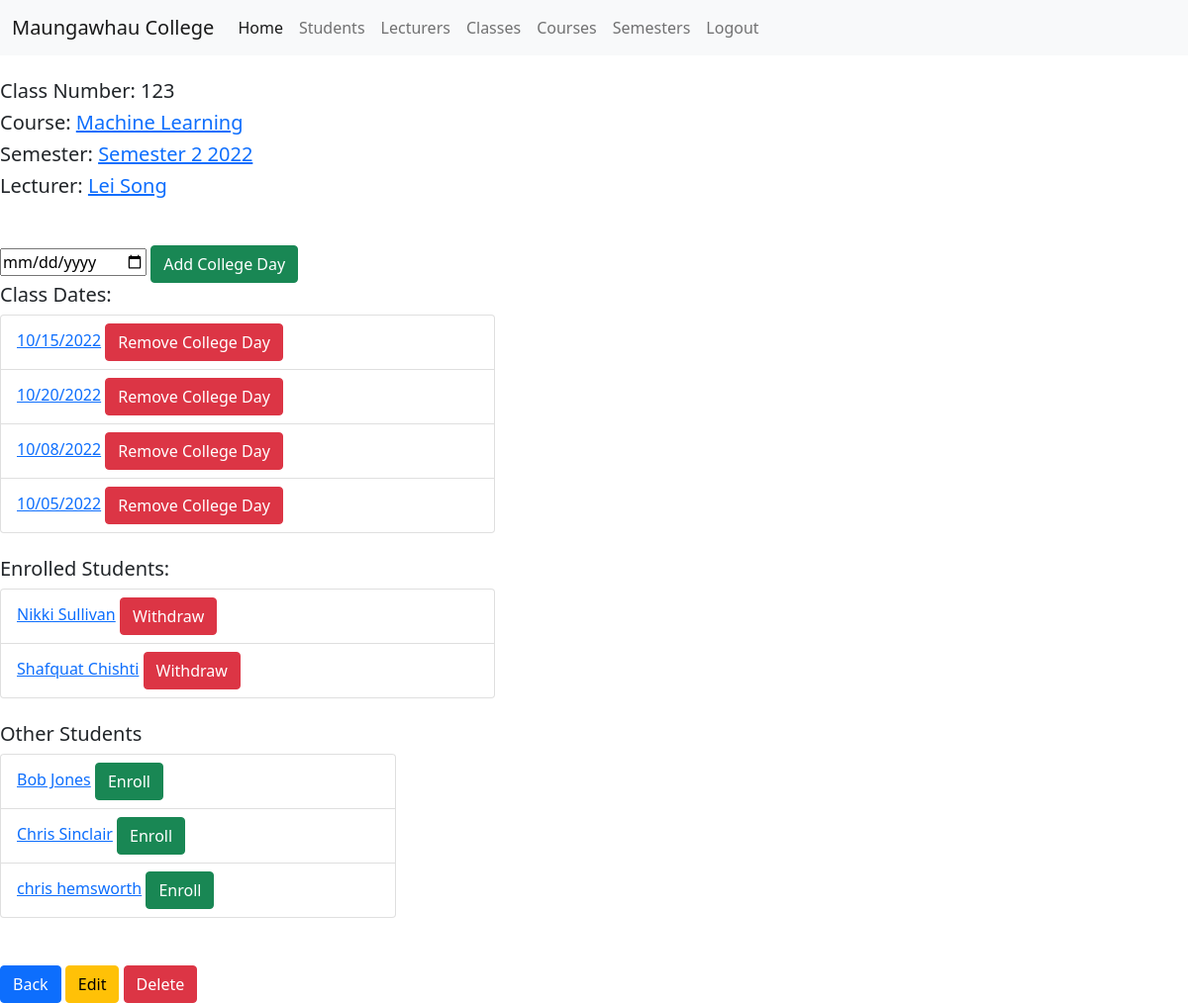
The app's page /class/14 (signed in), older data.
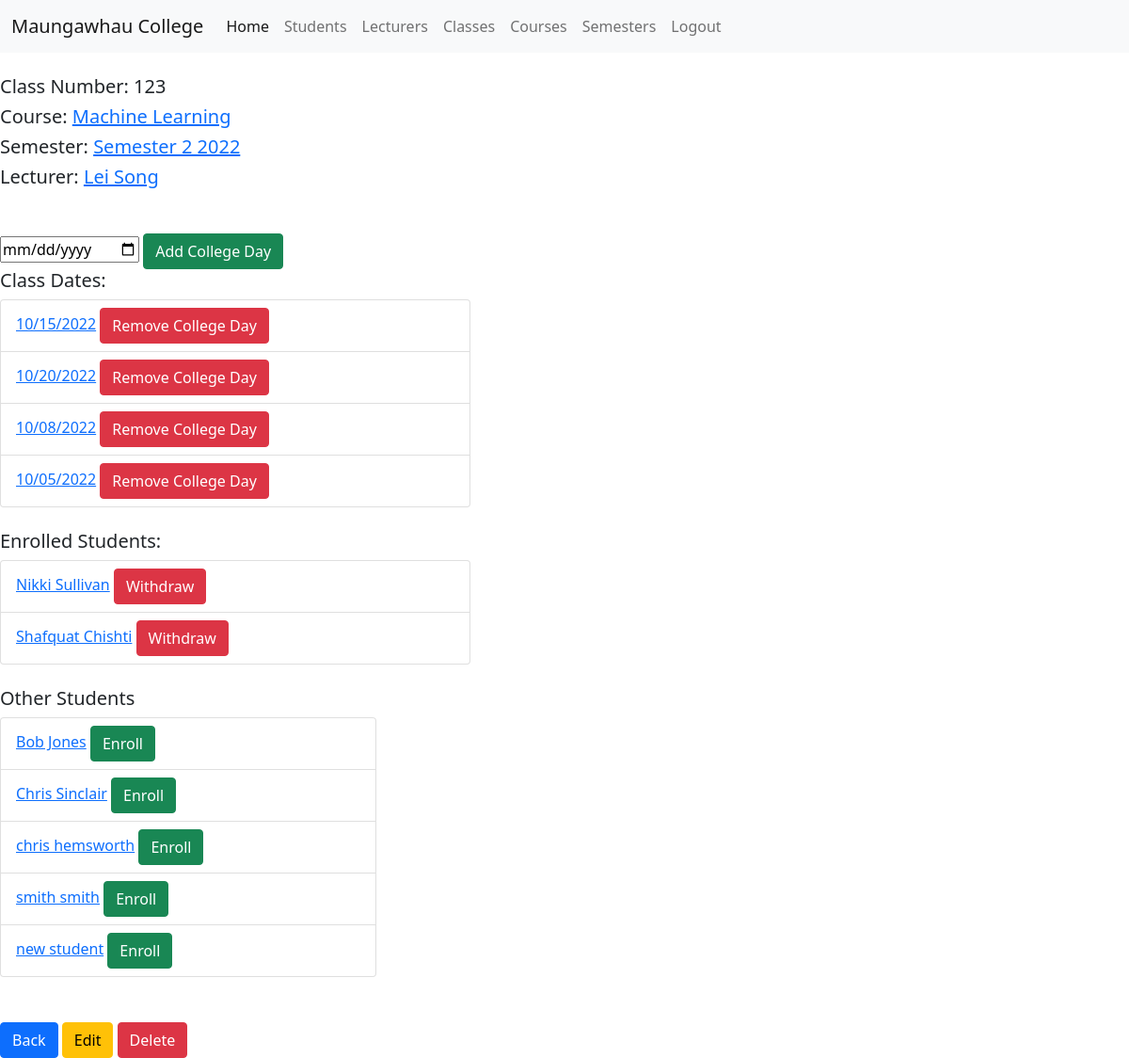
The same page, newer data.
### attendance/models.py (models this page shows, shortened)
class CollegeDay(models.Model):
    collegedate = models.DateField()
    collegeclass = models.ForeignKey(Class, on_delete=models.CASCADE)
    students = models.ManyToManyField(Student,blank=True, null=True, related_name="collegeday_student")
    def __str__(self):
        return self.collegedate.strftime('%m/%d/%Y')

class Student(models.Model):
    student_id = models.AutoField(validators=[MinValueValidator(1000000), MaxValueValidator(20000000)],
                                  primary_key=True)
    dob = models.DateField(blank=True, null=True)
    user = models.OneToOneField(User, on_delete=models.CASCADE)
    def __str__(self):
        return self.user.first_name + " " + self.user.last_name

### attendance/views.py (the view)
# urls.py: path('class/<int:class_id>', ClassDetail, name="class-detail"),
def ClassDetail(request, class_id):
    selected_class = get_object_or_404(Class, id=class_id)
    students = Student.objects.all()
    context = {"class": selected_class,
               "students": students}
    return render(request, 'class/class-detail.html', context)

### attendance/models.py (called while the page is built)
    def __str__(self):
        return self.user.first_name + " " + self.user.last_name

    def __str__(self):
        return self.name

    def __str__(self):
        return self.name + " " + self.year

    def __str__(self):
        return self.number +": "+self.course.__str__()

### attendance/templates/class/class-detail.html (shortened to what this page needs)
{% extends 'base.html' %}
{% block content %}
    {% if user.is_authenticated %}
        {% if user.is_superuser %}
            <br>
            <h5>Class Number: {{ class.number }}</h5>
            <h5>Course: <a href="{% url 'course-detail' class.course.pk %} ">{{ class.course }}</a></h5>
            <h5>Semester: <a href="{% url 'semester-detail' class.semester.pk %} ">{{ class.semester }}</a></h5>
            {% if class.lecturer %}
                <h5>Lecturer: <a href="{% url 'lecturer-detail' class.lecturer.pk %} ">{{ class.lecturer }}</a></h5>
            {% else %}
                No Lecturer Assigned
            {% endif %}
            <br>
            <form action="{% url 'add-collegeday' %}" method="post">
                <input type="date" name="date">
                <button class="btn btn-success">Add College Day</button>
            </form>
            <h5>Class Dates:</h5>
            <ul class="list-group" style="width: 400px">
                {% for collegeday in class.collegeday_set.all %}
                    <li class="list-group-item" style="width: 500px">
                        <a href="{% url 'collegeday-detail' collegeday_id=collegeday.id %}"> {{ collegeday }}</a>
                        <a href="{% url 'remove-collegeday' collegeday_id=collegeday.pk %} "
                           class="btn btn-danger">Remove College Day</a>
                    </li>
                {% endfor %}
            </ul>
            <br>
            <h5>Enrolled Students:</h5>
            <ul class="list-group" style="width: 400px">
                {% for student in class.students.all %}
                    <li class="list-group-item" style="width: 500px">
                        <a href="{% url 'student-detail' student.pk %}">{{ student }}</a>
                        <a href="{% url 'withdraw-student' class_id=class.id student_id=student.student_id %} "
                           class="btn btn-danger">Withdraw</a>
                    </li>
                {% endfor %}
            </ul>
            <br>
            <h5>Other Students</h5>
            <ul class="list-group" style="width: 400px">
                {% for student in students %}
                        {% if student not in class.students.all %}
                            <li class="list-group-item">
                            {% if user.is_superuser %}
                                <a href="{% url 'student-detail' student.pk %}">{{ student }}</a>
                                <a href="{% url 'enrol-student' class_id=class.id student_id=student.student_id %}"
                                   class="btn btn-success">Enroll</a>
                            {% else %}
                                <p>{{ student }}<p>
                            {% endif %}
                                </li>
                        {% endif %}
                {% endfor %}
            </ul>
            <br>
            <br>
            <a href="{% url 'class-list' %}" class="btn btn-primary">Back</a>
            <a href="{% url 'update-class' class.pk %}" class="btn btn-warning">Edit</a>
            <a href="{% url 'delete-class' class.pk %}" class="btn btn-danger">Delete</a>
        {% endif %}
    {% else %}
        <h1>YOU DON'T HAVE ACCESS</h1>
    {% endif %}
{% endblock %}

Row changes from the older to the newer data that the page shows:
added Student: user.last_name "smith smith", shown under "Other Students"
added Student: user.last_name "new student", shown under "Other Students"
